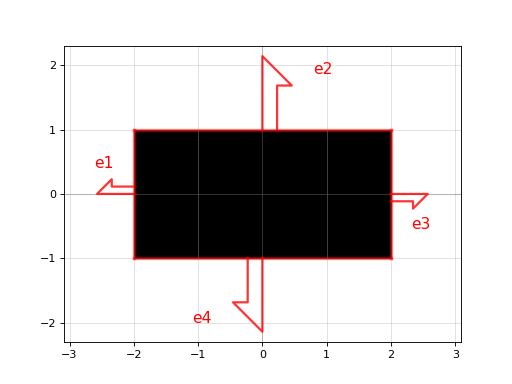

The script that drew this image:
import gdsfactory as gf

c = gf.components.compass(size=[4.0, 2.0], layer='WG', port_type='placement', port_inclusion=0.0, port_orientations=[180, 90, 0, -90])
c.plot()
